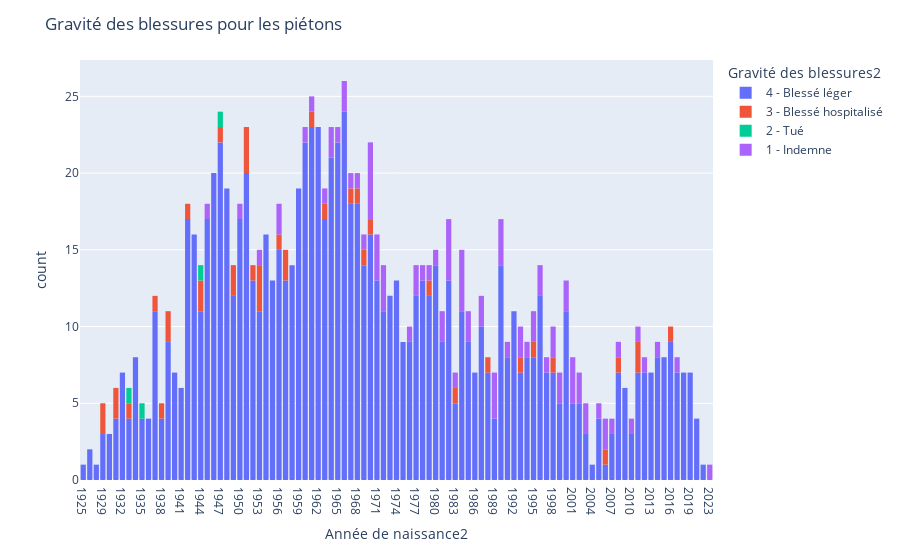

Notebook code for this chart:
### Markdown cell above
GRAVITE DES BLESSURES

### Code cell
df=df.sort_values('Année de naissance2')
fig = px.histogram(df,x='Année de naissance2',color='Gravité des blessures2')
fig.update_layout(
    title=dict(
        text="Gravité des blessures pour les piétons"
    )
)
fig.show()

### Figure 1 — Plotly figure (JSON) as saved in the notebook; plotly's stock layout.template omitted (floating-point values rounded to 4 significant figures; data arrays with more than 128 entries replaced by an {"elided": "..."} marker saying what was removed)
{"data": [{"alignmentgroup": "True", "bingroup": "x", "hovertemplate": "Gravité des blessures2=4 - Blessé léger<br>Année de naissance2=%{x}<br>count=%{y}<extra></extra>", "legendgroup": "4 - Blessé léger", "marker": {"color": "#636efa", "pattern": {"shape": ""}}, "name": "4 - Blessé léger", "offsetgroup": "4 - Blessé léger", "orientation": "v", "showlegend": true, "type": "histogram", "x": {"elided": "982 str values"}, "xaxis": "x", "yaxis": "y"}, {"alignmentgroup": "True", "bingroup": "x", "hovertemplate": "Gravité des blessures2=3 - Blessé hospitalisé<br>Année de naissance2=%{x}<br>count=%{y}<extra></extra>", "legendgroup": "3 - Blessé hospitalisé", "marker": {"color": "#EF553B", "pattern": {"shape": ""}}, "name": "3 - Blessé hospitalisé", "offsetgroup": "3 - Blessé hospitalisé", "orientation": "v", "showlegend": true, "type": "histogram", "x": ["1929", "1929", "1931", "1931", "1933", "1937", "1938", "1939", "1939", "1942", "1944", "1944", "1947", "1949", "1949", "1951", "1951", "1951", "1952", "1953", "1953", "1953", "1956", "1957", "1957", "1961", "1963", "1967", "1968", "1969", "1970", "1979", "1983", "1988", "1993", "1995", "1998", "2006", "2008", "2011", "2011", "2016"], "xaxis": "x", "yaxis": "y"}, {"alignmentgroup": "True", "bingroup": "x", "hovertemplate": "Gravité des blessures2=2 - Tué<br>Année de naissance2=%{x}<br>count=%{y}<extra></extra>", "legendgroup": "2 - Tué", "marker": {"color": "#00cc96", "pattern": {"shape": ""}}, "name": "2 - Tué", "offsetgroup": "2 - Tué", "orientation": "v", "showlegend": true, "type": "histogram", "x": ["1933", "1935", "1944", "1947"], "xaxis": "x", "yaxis": "y"}, {"alignmentgroup": "True", "bingroup": "x", "hovertemplate": "Gravité des blessures2=1 - Indemne<br>Année de naissance2=%{x}<br>count=%{y}<extra></extra>", "legendgroup": "1 - Indemne", "marker": {"color": "#ab63fa", "pattern": {"shape": ""}}, "name": "1 - Indemne", "offsetgroup": "1 - Indemne", "orientation": "v", "showlegend": true, "type": "histogram", "x": ["1945", "1950", "1953", "1956", "1956", "1960", "1961", "1963", "1964", "1964", "1965", "1966", "1966", "1967", "1968", "1969", "1970", "1970", "1970", "1970", "1970", "1971", "1971", "1971", "1972", "1972", "1972", "1976", "1977", "1977", "1978", "1979", "1980", "1981", "1981", "1982", "1982", "1982", "1982", "1983", "1984", "1984", "1984", "1984", "1985", "1985", "1987", "1987", "1989", "1989", "1989", "1990", "1990", "1990", "1991", "1993", "1993", "1994", "1995", "1995", "1996", "1996", "1997", "1998", "1998", "1999", "1999", "2000", "2000", "2001", "2001", "2001", "2002", "2002", "2003", "2003", "2005", "2006", "2006", "2007", "2008", "2010", "2011", "2012", "2014", "2017", "2023", null, null], "xaxis": "x", "yaxis": "y"}], "layout": {"barmode": "relative", "legend": {"title": {"text": "Gravité des blessures2"}, "tracegroupgap": 0}, "margin": {"t": 60}, "title": {"text": "Gravité des blessures pour les piétons"}, "xaxis": {"anchor": "y", "domain": [0, 1], "title": {"text": "Année de naissance2"}}, "yaxis": {"anchor": "x", "domain": [0, 1], "title": {"text": "count"}}}}
